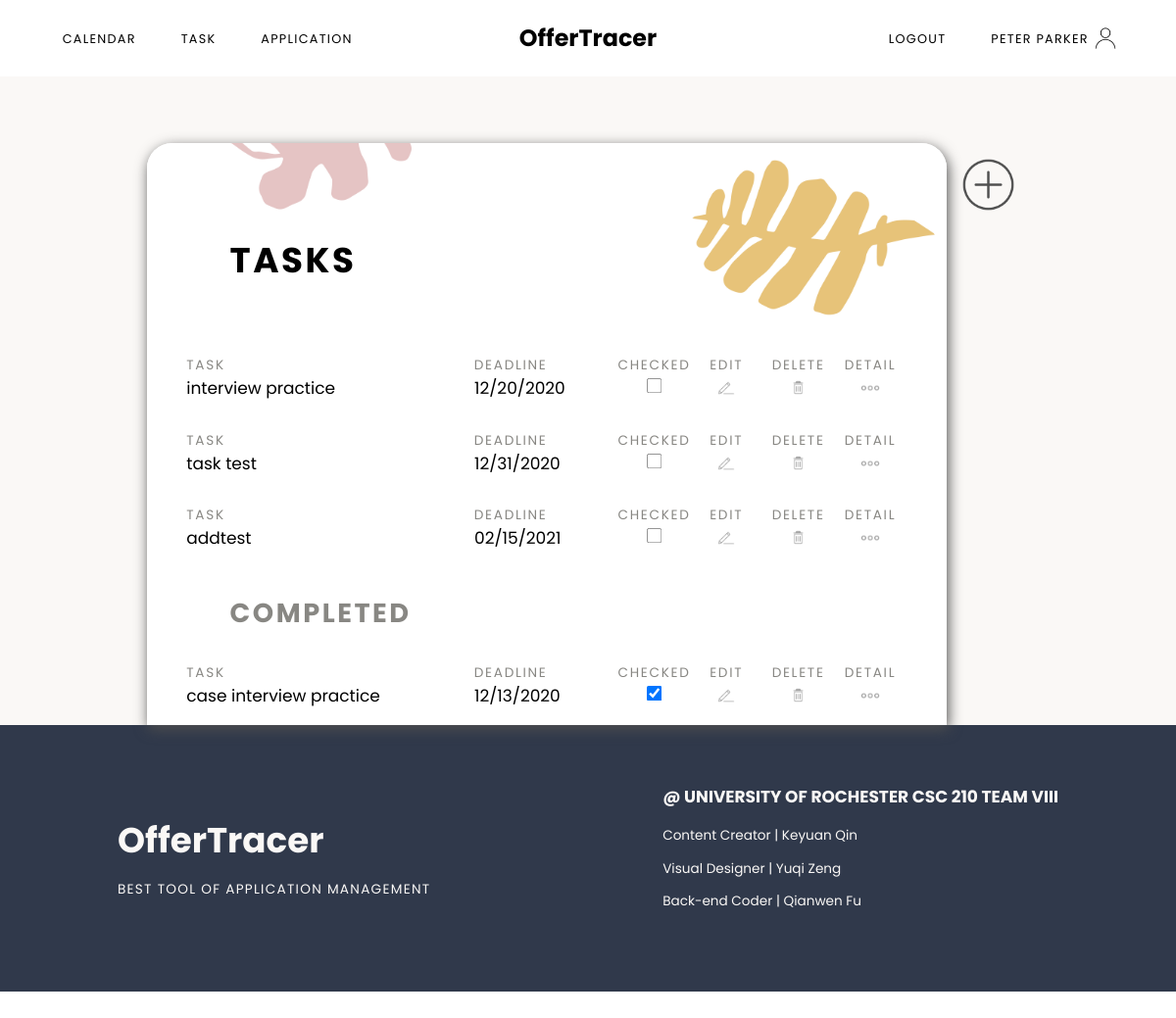
The page /task (signed in) on the database as committed earlier.
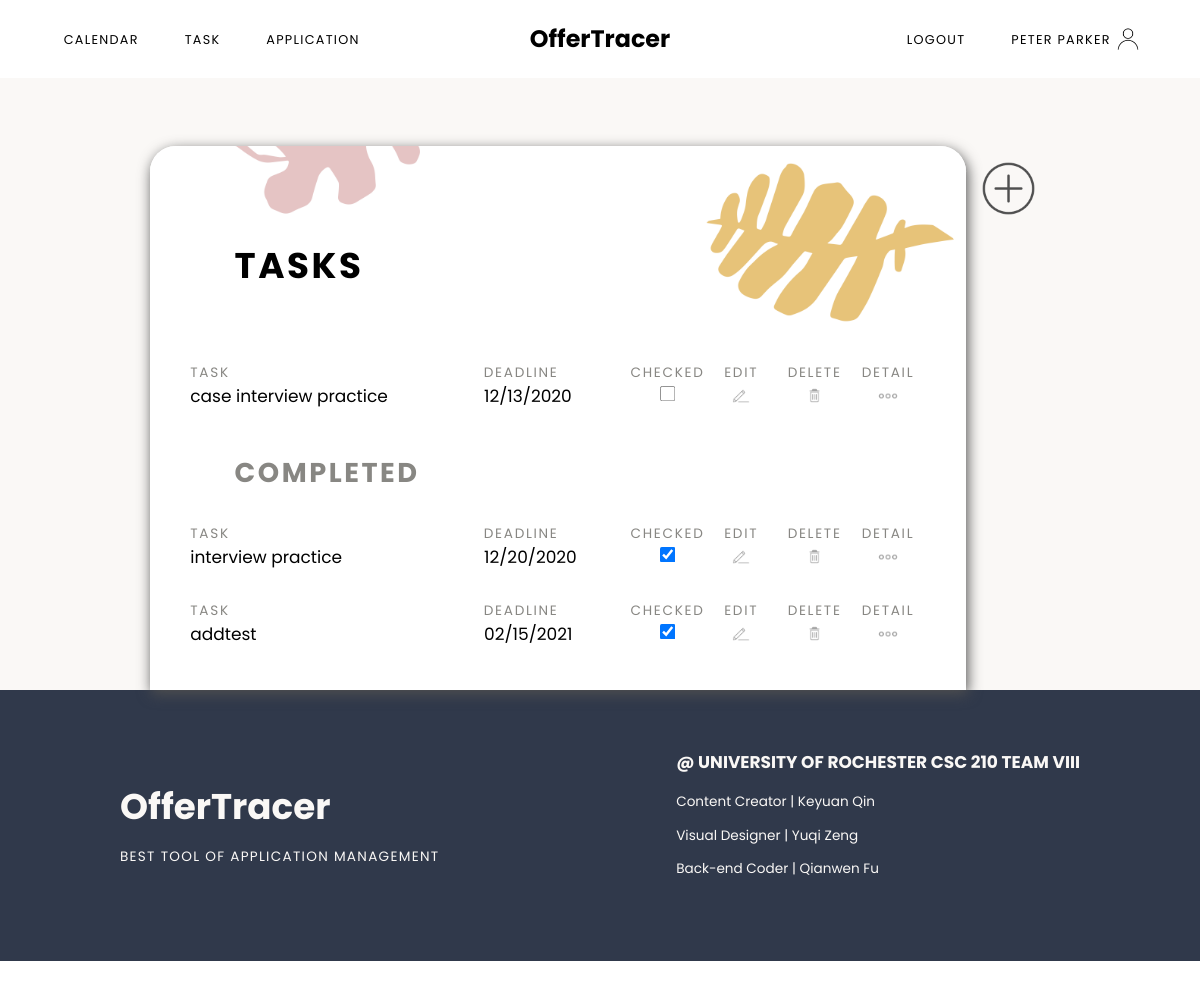
The same page on the database as committed later.
### models.py (models this page shows, shortened)
class User(UserMixin, db.Model):
	id = db.Column(db.Integer, primary_key=True)
	email = db.Column(db.String(100), unique=True, nullable=False)
	password = db.Column(db.String(100), nullable=False)
	name = db.Column(db.String(100), nullable=False)
	jobs = db.relationship('Job', backref='author', lazy=True)
	tasks = db.relationship('Task', backref='author', lazy=True)
	assessments = db.relationship('Assessment', backref='author', lazy=True)

class Task(db.Model):
	id = db.Column(db.Integer, primary_key=True)
	item = db.Column(db.String(100), nullable=False) #title of this task
	notes = db.Column(db.Text)
	due = db.Column(db.DateTime)
	complete = db.Column(db.Boolean(False), nullable=False)
	job_id = db.Column(db.Integer, db.ForeignKey('job.id'))
	user_id = db.Column(db.Integer, db.ForeignKey('user.id'))

### main.py (the view, shortened to what this page needs)
@main.route('/task', methods=['GET','POST'])
@login_required
def task():
	tasks = []
	completed = []
	data = Task.query.filter_by(user_id=current_user.id)
	jobs = Job.query.filter_by(user_id=current_user.id)
	for stuff in data:
		if stuff.complete == False:
			tasks.append(stuff)
		else:
			completed.append(stuff)
	return render_template('task.html', name=current_user.name, tasks=tasks, completed=completed, jobs=jobs, id=current_user.id)

### app.py (called while the page is built)
@login_manager.user_loader
def load_user(user_id):
	return User.query.get(int(user_id))

### templates/task.html (shortened to what this page needs)
{% extends "baseLogged.html" %}
{% block content %}
<div class="taskContainer sectionContainer">
	<div class="todolist">
		<h1>Tasks</h1>
		<ul class="taskList">
			{% if tasks %}
				{% for task in tasks %}
				<li class="taskItem">
					<div class="taskItemTitle taskIteminner">
						<p>Task</p>
						<p>Deadline</p>
						<p class="complete">Checked</p>
						<p class="complete">Edit</p>
						<p class="complete">Delete</p>
						<p class="complete">Detail</p>
					</div>
					<div class="taskItemRec taskIteminner">
						<p>{{task.item}}</p>
						<p>{{task.due.strftime("%m/%d/%Y")}}</p>
						<p class="complete"><input type="checkbox" name="complete" onclick="window.location.href='{{url_for('main.complete', id = task.id)}}';" value="complete"></p>
						<button class="edit" onclick="window.location.href='{{url_for('main.task_update', task_id = task.id)}}';"></button>
						<button class="delete" onclick="window.location.href='{{url_for('main.task_delete', task_id = task.id)}}';"></button>
						<button class="detail" onclick="window.location.href='{{url_for('main.task_single', task_id = task.id)}}';"></button>
					</div>
				</li>
				{% endfor %}
			{% endif %}
		</ul>
		<h2>Completed</h2>
		<ul class="taskList">
			{% if completed %}
				{% for task in completed %}
				<li class="taskItem">
					<div class="taskItemTitle taskIteminner">
						<p>Task</p>
						<p>Deadline</p>
						<p class="complete">Checked</p>
						<p class="complete">Edit</p>
						<p class="complete">Delete</p>
						<p class="complete">Detail</p>
					</div>
					<div class="taskItemRec taskIteminner">
						<p>{{task.item}}</p>
						<p>{{task.due.strftime("%m/%d/%Y")}}</p>
						<p class="complete"><input type="checkbox" name="complete" onclick="window.location.href='{{url_for('main.incomplete', id = task.id)}}';" value="incomplete" checked></p>
						<button class="edit" onclick="window.location.href='{{url_for('main.task_update', task_id = task.id)}}';"></button>
						<button class="delete" onclick="window.location.href='{{url_for('main.task_delete', task_id = task.id)}}';"></button>
						<button class="detail" onclick="window.location.href='{{url_for('main.task_single', task_id = task.id)}}';"></button>
					</div>
				</li>
				{% endfor %}
			{% endif %}
		</ul>
	</div>
	<div class="addButton">
		<button id="myBtn"></button>
	</div>
</div>
{% endblock %}

### templates/baseLogged.html (shortened to what this page needs)
<!DOCTYPE html>
<html lang="en">
<head>
	<link rel="stylesheet" type="text/css" href="{{ url_for('static', filename='css/nav.css') }}">
	<link rel="stylesheet" type="text/css" href="{{ url_for('static', filename='css/styles.css') }}">
	<link rel="stylesheet" type="text/css" href="{{ url_for('static', filename='css/dashboard.css') }}">
	<link rel="stylesheet" type="text/css" href="{{ url_for('static', filename='css/calendar.css') }}">
  	<link rel="stylesheet" type="text/css" href="{{ url_for('static', filename='css/task.css') }}">
  	<link rel="stylesheet" type="text/css" href="{{ url_for('static', filename='css/app.css') }}">
  	<link rel="stylesheet" type="text/css" href="{{ url_for('static', filename='css/update.css') }}">
</head>
<body>
	{% if current_user.is_authenticated %}
	<nav class="main-menu auth">
		<div class="m1">
			<a href="{{url_for('main.calendar')}}">Calendar</a>
			<a href="{{url_for('main.task')}}">Task</a>
			<a href="{{url_for('main.job')}}">Application</a>
		</div>
		<div class="title">
			<a href="{{url_for('main.index')}}">OfferTracer</a>
		</div>
		<div class="m2">
			<a href="{{url_for('auth.logout')}}">Logout</a>
			<a href="{{url_for('main.dashboard')}}" class="accName">{{ name }}</a>
		</div>
	</nav>
	{% block content %}
	{% endblock %}
	<footer class="sectionContainer">
			<div class="content footerContent containAlignCenter">
				<div class="webName">
					<h3>OfferTracer</h3>
					<p>Best Tool of Application Management</p>
				</div>
				<div class="developer">
					<h3>@ University of Rochester CSC 210 TEAM VIII</h3>
					<p>Content Creator | Keyuan Qin</p>
					<p>Visual Designer | Yuqi Zeng</p>
					<p>Back-end Coder | Qianwen Fu</p>
				</div>
			</div>
	</footer>
	{% endif %}
</body>
</html>

### static/css/nav.css (style rules this page uses)
.main-menu { top: 0; width: 100%; display: grid; grid-template-columns: 1fr 1fr 1fr; padding-top: 25px; padding-bottom: 25px; }
.auth { background-color: white; }
.main-menu a { text-decoration: none; color:black; font-family: 'Poppins', sans-serif; }
.title { margin: 0 auto; align-self: center; text-align: center; }
.m1 { padding-left: 50px; padding-top: 11px; }
.m2 { padding-right: 40px; text-align: right; padding-top: 11px; }
.title a { font-size: 28px; font-weight: bolder; }
.m1 a, .m2 a { text-transform: uppercase; margin-left: 25px; margin-right: 25px; font-size: 15px; letter-spacing: 1.5px; }
.accName { background-image: url(../images/user.png); background-repeat: no-repeat; background-position: right; background-size: contain; padding-right: 40px; padding-top: 10px; padding-bottom: 10px; }

### static/css/styles.css (style rules this page uses)
html, body, .container { margin: 0; height: 100%; }
li { list-style: none; }
ul { padding-left: 0; }
.sectionContainer { margin: 0 auto; width: 100%; align-self: center; display: flex; flex-wrap: wrap; justify-content: center; }
.content { height: auto; max-width: 80%; font-family: 'Poppins', sans-serif; display: flex; align-items: center; }
.containAlignCenter { margin: 0 auto; align-self: center; display: flex; flex-wrap: wrap; justify-content: center; }
footer { background-color: #30394b; }
.footerContent { color: #faf8f6; margin-top: 50px; margin-bottom: 80px; width: 100%; justify-content: space-between; }
.webName h3 { font-size: 42px; margin-bottom: 0px; padding-bottom: 0; }
.webName p { text-transform: uppercase; letter-spacing: 1.5px; }
.developer h3 { text-transform: uppercase; font-size: 20px; }
@media (max-width: 1350px) { html { zoom: 90%; } }
@media (max-width: 1250px) { html { zoom: 85%; } }

### static/css/calendar.css (style rules this page uses)
*, *:before, *:after { -moz-box-sizing: border-box; -webkit-box-sizing: border-box; box-sizing: border-box; }

### static/css/task.css (style rules this page uses)
.taskContainer { background-color: #faf8f6; min-height: 90%; }
.todolist { border-top-left-radius: 30px; border-top-right-radius: 30px; width: 960px; margin-top: 80px; background-color: white; font-family: 'Poppins', sans-serif; -webkit-box-shadow: 2px 5px 16px 0px #4f4f4f, 5px 5px 15px 5px rgba(0,0,0,0); box-shadow: 2px 5px 16px 0px #4f4f4f, 5px 5px 15px 5px rgba(0,0,0,0); }
.addButton { margin-top: 80px; }
.addButton button { background-image: url(../images/addButton.png); background-repeat: no-repeat; background-position: center; background-size: contain; background-color: transparent; border: none; width: 100px; height: 100px; outline: none; cursor: pointer; }
.todolist h1 { border-top-left-radius: 30px; border-top-right-radius: 30px; margin-top: 0px; padding-top: 120px; padding-bottom: 50px; background-image: url(../images/taskback.png); background-repeat: no-repeat; background-position: 50% 90%; background-size: cover; padding-left: 100px; font-size: 42px; letter-spacing: 3px; text-transform: uppercase; line-height: 42px; }
.taskContainer h2 { margin-top: 30px; padding-left: 100px; font-size: 32px; letter-spacing: 3px; text-transform: uppercase; color: #888783; margin-bottom: 20px; }
.todolist ul { width: 90%; margin: 0 auto; }
.taskIteminner { display: grid; grid-template-columns: 2fr 1fr 0.5fr 0.5fr 0.5fr 0.5fr; }
.taskItemRec input { margin: 0 auto; height: 19px; width: 19px; }
.complete { text-align: center; }
.taskItemRec p { margin-top: 0; font-size: 20px; }
.taskItemTitle p { margin-bottom: 0; text-transform: uppercase; letter-spacing: 2px; color: #888783; }
.edit { margin: 0 auto; outline: none; border: none; background-color: transparent; width: 30px; background-image: url(../images/edit.png); background-repeat: no-repeat; background-position: top center; background-size: contain; cursor: pointer; }
.delete { margin: 0 auto; outline: none; border: none; background-color: transparent; width: 30px; background-image: url(../images/delete.png); background-repeat: no-repeat; background-position: top center; background-size: contain; cursor: pointer; }
.detail { margin: 0 auto; outline: none; border: none; background-color: transparent; width: 30px; background-image: url(../images/detail.png); background-repeat: no-repeat; background-position: top center; background-size: contain; cursor: pointer; }

Rows that differ between the two databases and show on the page:
removed Task: item "task test", due "12/31/2020", shown under "TASKS"
changed Task "case interview practice": moves from the list under "COMPLETED" to the list under "TASKS"
changed Task "interview practice": moves from the list under "TASKS" to the list under "COMPLETED"
changed Task "addtest": moves from the list under "TASKS" to the list under "COMPLETED"
